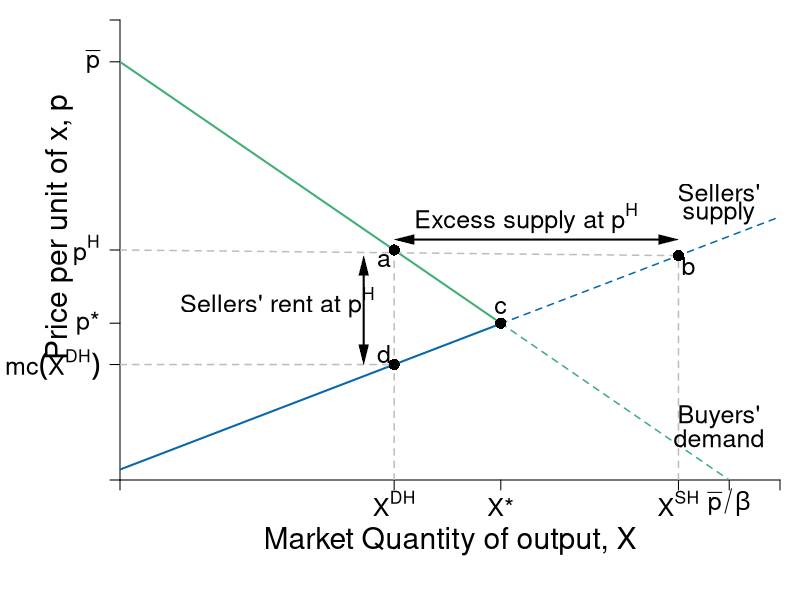

This chart was generated by the following R code:
require(shape)
pdf(file = "competitionmarkets/demand_supply_excess_S.pdf", width = 9, height = 7)

#Set parameters for graphics
pointsize <- 1.8
axislabelsize <- 1.8
labelsize <- 1.5
namesize <- 1.8
annotatesize <- 1.5
graphlinewidth <- 2
segmentlinewidth <- 1.5

COL <- c("#7fc97f", "#beaed4", "#fdc086", "#ffff99", "#386cb0", "#f0027f", "#bf5b17", "#666666")
COLA <- c("#e0f3db", "#99d8c9","#66c2a4","#41ae76", "#238b45", "#005824")
COLB <- c("#c6dbef", "#4eb3d3", "#2b8cbe", "#0868ac","#084081")
COLC <- c("#fcfbfd", "#efedf5", "#dadaeb", "#bcbddc", "#9e9ac8", "#807dba", "#6a51a3", "#54278f", "#3f007d")

par(mar =  c(6,6, 1, 1))

Demand <- function(x, rmax = 20, xmax = 12, n = 10) {
  rmax - (rmax/(n*xmax))*x
}

mrsA <- function(x, rmax = 20, xmax = 10) {
  rmax - (rmax/xmax)*x
}

uA <- function(x, y, rmax = 20, xmax = 10) {
  y + rmax*x - (1/2)(rmax/xmax)*x^2
}


#Supply <- function(x, c1 = 0, c2 = 0.05){
#  c1 + 2*c2*x
#}

# new supply curve
Supply <- function(x, c1 = 0.5, c2 = 0.0465){
   c1 + 2*c2*x
}

xlims <- c(0, 130)
ylims <- c(0, 22)

npts <- 501 
x <- seq(xlims[1], xlims[2], length.out = npts)
y <- seq(ylims[1], ylims[2], length.out = npts) 
a <- c(46.08, 55, 64)
b <- c(46.08, 55, 64)

plot(0, 0, xlim = xlims, ylim = ylims, type = "n",
     xlab = expression(paste("")),
     ylab = expression(paste("")), 
     xaxt = "n", 
     yaxt = "n", 
     cex.lab = axislabelsize, 
     bty = "n",
     xaxs="i", 
     yaxs="i")

# ticksy <- seq(from = 0, to = ylims[2], by = 2)
# ylabels <- seq(from = 0, to = ylims[2], by = 2)
# ticksx <- seq(from = 0, to = xlims[2], by = 2)
# xlabels <- seq(from = 0, to = xlims[2], by = 2)
ticksy <- c(0, Supply(x = 54), 7.5, 11, 20, ylims[2])
ylabels <- c(NA,  expression(paste(mc(X^{DH}))), expression(paste(p,"*")), expression(paste(p^H)), expression(paste(bar(p) )), NA)
ticksx <- c(0, 54, 75, 110, 120, xlims[2])
xlabels <- c(NA, expression(paste(X^{DH})), expression(paste(X,"*")), expression(paste(X^{SH})), expression(paste(bar(p)/beta )), NA)

axis(1, at = ticksx, pos = 0, labels = xlabels, cex.axis = labelsize)
axis(2, at = ticksy, pos = 0, labels = ylabels, las = 1, cex.axis = labelsize)

npts <- 500 
xx1 <- seq(xlims[1], 75, length.out = npts)
xx2 <- seq(75, xlims[2], length.out = npts)

#Lines for mrs graph
lines(xx1, Demand(xx1), col = COLA[4], lwd = graphlinewidth)
lines(xx2, Demand(xx2), col = COLA[4], lty = 2, lwd = segmentlinewidth)
lines(xx1, Supply(xx1), col = COLB[4], lwd = graphlinewidth)
lines(xx2, Supply(xx2), col = COLB[4], lty = 2, lwd = segmentlinewidth)

#lines(xx1, mrsA(xx1, rmax = 20, xmax = 10), col = COLA[4], lwd = graphlinewidth)

# segments(0, 7.5, 75, 7.5, lty = 2, "gray" , lwd = segmentlinewidth)
# segments(75, 0, 75, 7.5, lty = 2, col = "gray" , lwd = segmentlinewidth)
points(75, 7.5, pch = 16, col = "black", cex = 1.5)
text(75, 8.25, expression(c), cex = labelsize)

segments(0, Demand(x = 54), 110, Supply(x = 110), lty = 2, "gray" , lwd = segmentlinewidth)
segments(110, 0, 110, Supply(x = 110), lty = 2, col = "gray" , lwd = segmentlinewidth)
segments(54, 0, 54, Demand(x = 54), lty = 2, col = "gray" , lwd = segmentlinewidth)
segments(0, Supply(x = 54), 54, Supply(x = 54), lty = 2, col = "gray" , lwd = segmentlinewidth)
points(54, Demand(x = 54), pch = 16, col = "black", cex = 1.5)
points(54, Supply(x = 54), pch = 16, col = "black", cex = 1.5)
points(110, Supply(x = 110), pch = 16, col = "black", cex = 1.5)
text(54 - 2, Demand(x = 54) - 0.5, expression(a), cex = labelsize)
text(54 - 2, Supply(x = 54) + 0.5, expression(d), cex = labelsize)
text(110 + 2, Supply(x = 110) - 0.5, expression(b), cex = labelsize)

# segments(0, Supply(x = 60), 84, Demand(x = 84), lty = 2, "gray" , lwd = segmentlinewidth)
# segments(60, 0, 60, Supply(x = 60), lty = 2, col = "gray" , lwd = segmentlinewidth)
# segments(84, 0, 84, Demand(x = 84), lty = 2, col = "gray" , lwd = segmentlinewidth)
# points(60, Supply(x = 60), pch = 16, col = "black", cex = 1.5)
# points(84, Demand(x = 84), pch = 16, col = "black", cex = 1.5)
# text(84, Demand(x = 84) + 0.75, expression(d), cex = labelsize)
# text(60, Supply(x = 60) + 0.75, expression(c), cex = labelsize)


#Label axes
mtext(expression(paste("Market Quantity of output, ", X)), side=1, line = 3, cex = axislabelsize)
text(-12, 0.55*ylims[2], expression(paste("Price per unit of x, ", p)), xpd = TRUE, cex = axislabelsize, srt = 90) 
# 
# points(50, 10, pch = 16, col = "black", cex = 1.5)
# text(52, 10.5, expression(M))

#segments(4.11765, 6.17647, 5.88, 8.88, lty = 1, col = COL[2] , lwd = graphlinewidth)
text(118, 13.75, expression("Sellers'"), cex = labelsize)
text(118, 12.75, expression("supply"), cex = labelsize)
#text(7.3, 2.5, expression("Curve"))

Arrows(56, 11.5, 108, 11.5, col = "black", lty = 1, code = 3, lwd = 2, arr.type = "triangle", arr.lwd = 0.5)
text(80, 12.5, expression(paste("Excess supply at ", p^H)), cex = labelsize)

Arrows(48, 6, 48, 10.25, col = "black", lty = 1, code = 3, lwd = 2, arr.type = "triangle", arr.lwd = 0.5)
text(31, 8.5, expression(paste("Sellers' rent at ", p^H)), cex = labelsize)


# Arrows(62, 5.5, 82, 5.5, col = "black", lty = 1, code = 3, lwd = 2, arr.type = "triangle", arr.lwd = 0.5)
# text(72, 4.75, expression(paste("Excess")), cex = labelsize)
# text(72, 3.75, expression(paste("Demand")), cex = labelsize)
# text(72, 2.75, expression(paste("at ", p^L)), cex = labelsize)


#Label Demand
text(118, 3, expression(paste("Buyers'")), cex = labelsize)
text(118, 2, expression(paste("demand")), cex = labelsize)

dev.off()
